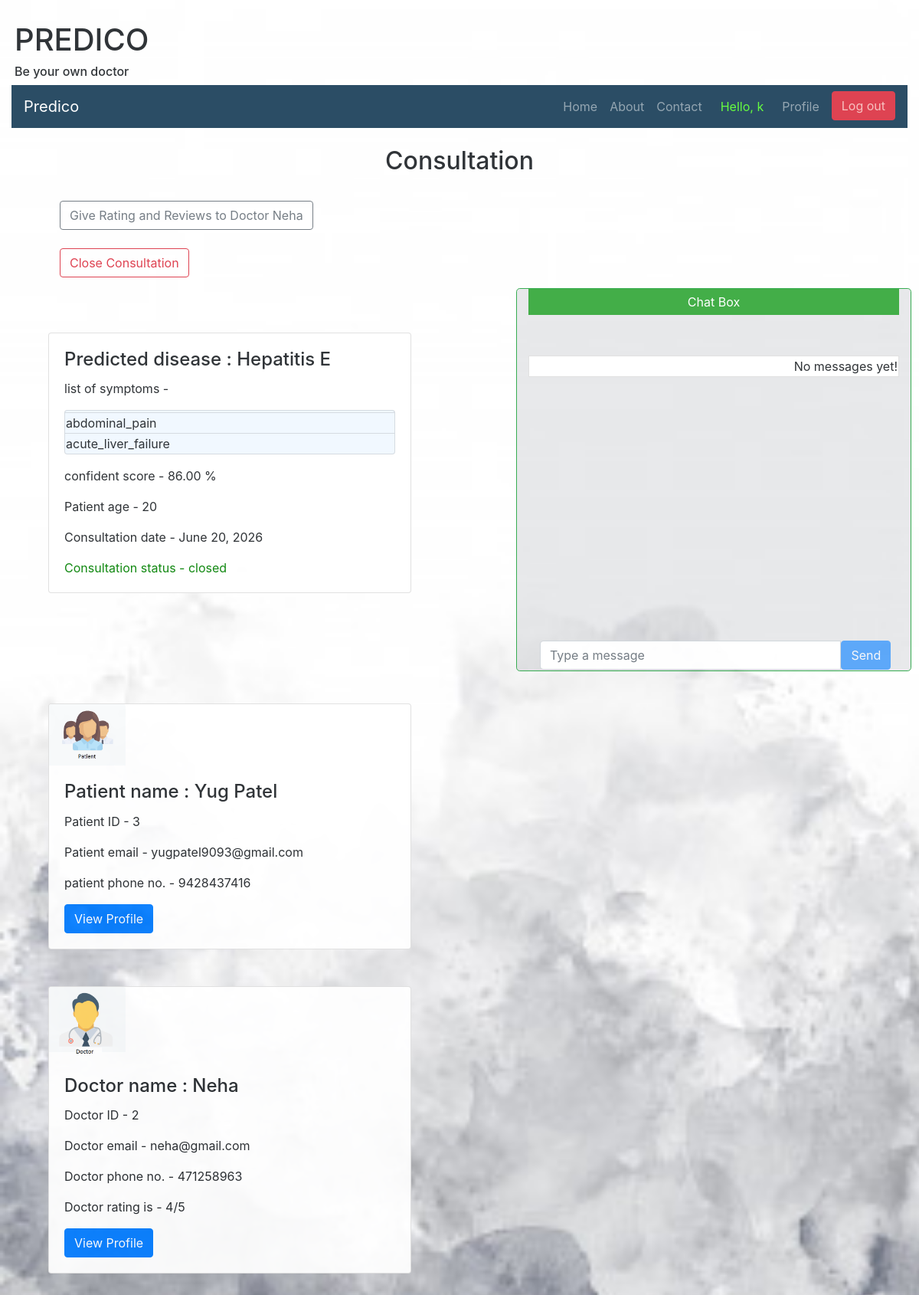
/consultationview/2 (signed in), run on the app's committed database.
### main_app/models.py (models this page shows)
class patient(models.Model):
    user = models.OneToOneField(User, on_delete=models.CASCADE, primary_key=True)
    is_patient = models.BooleanField(default=True)
    is_doctor = models.BooleanField(default=False)
    name = models.CharField(max_length = 50)
    dob = models.DateField()
    address = models.CharField(max_length = 100)
    mobile_no = models.CharField(max_length = 15)
    gender = models.CharField(max_length = 10)
    @property
    def age(self):
        today = date.today()
        db = self.dob
        age = today.year - db.year
        if today.month < db.month or today.month == db.month and today.day < db.day:
            age -= 1
        return age

class consultation(models.Model):
    patient = models.ForeignKey(patient ,null=True, on_delete=models.SET_NULL)
    doctor = models.ForeignKey(doctor ,null=True, on_delete=models.SET_NULL)
    diseaseinfo = models.OneToOneField(diseaseinfo, null=True, on_delete=models.SET_NULL)
    consultation_date = models.DateField()
    status = models.CharField(max_length = 20)

class doctor(models.Model):
    user = models.OneToOneField(User, on_delete=models.CASCADE, primary_key=True)
    is_patient = models.BooleanField(default=False)
    is_doctor = models.BooleanField(default=True)
    name = models.CharField(max_length = 50)
    dob = models.DateField()
    address = models.CharField(max_length = 100)
    mobile_no = models.CharField(max_length = 15)
    gender = models.CharField(max_length = 10)
    registration_no = models.CharField(max_length = 20)
    year_of_registration = models.DateField()
    qualification = models.CharField(max_length = 20)
    State_Medical_Council = models.CharField(max_length = 30)
    specialization = models.CharField(max_length = 30)
    rating = models.IntegerField(default=0)

class diseaseinfo(models.Model):
    patient = models.ForeignKey(patient , null=True, on_delete=models.SET_NULL)
    diseasename = models.CharField(max_length = 200)
    no_of_symp = models.IntegerField()
    symptomsname = models.JSONField(default=list)
    confidence = models.DecimalField(max_digits=5, decimal_places=2)
    consultdoctor = models.CharField(max_length = 200)

### main_app/views.py (the view)
# urls.py: path('consultationview/<int:consultation_id>', views.consultationview , name='consultationview'),
def  consultationview(request,consultation_id):
    if request.method == 'GET':
      request.session['consultation_id'] = consultation_id
      consultation_obj = consultation.objects.get(id=consultation_id)
      return render(request,'consultation/consultation.html', {"consultation":consultation_obj })

### templates/consultation/consultation.html (shortened to what this page needs)
{% extends "basic.html" %}
{% load static %}
{% block body %}
<br><center><h2> Consultation</h2>
</center>
<br>
<div class="row">
<div class="col" >
{% if user.patient.is_patient  %}
  <div class="container ml-5 mr-5">
          <button type="button" class="btn btn-outline-secondary" data-toggle="collapse" data-target="#demo">Give Rating and Reviews to Doctor {{consultation.doctor.name}}</button>
  </div>
    {% endif %}
  <div class="container mt-4 ml-5 mr-5">
          <button type="button" class="btn btn-outline-danger mb-4" data-toggle="collapse" data-target="#demo2">Close Consultation</button>
  </div>
    <div class="card mt-5 ml-5 mr-5 mb-5">
        <div class="card-body">
          <h4 class="card-title">Predicted disease : {{consultation.diseaseinfo.diseasename}}</h4>
          <p class="card-text">list of symptoms -
              <ul class="list-group" >
                {% for i in consultation.diseaseinfo.symptomsname %}
                <li class="list-group-item" style="background-color:aliceblue">{{i}}</li>
                {% endfor %}
              </ul>
          </p>
          <p class="card-text">confident score - {{consultation.diseaseinfo.confidence}} %</p>
          <p class="card-text">Patient age - {{consultation.patient.age}}</p>
          <p class="card-text">Consultation date - {{consultation.consultation_date}}</p>
          <p class="card-text" style="color: green;">Consultation status - {{consultation.status}}</p>
        </div>
    </div>
<br><br>
                            <div class="card mt-5 ml-5 mr-5 mb-5" >
                                <div class="text-center " style="width:100px">
                                    <img class="card-img-top " src="{% static 'homepage/patient.png' %}" alt="Card image" style="width:100%;">
                                </div>
                                <div class="card-body">
                                  <h4 class="card-title">Patient name : {{consultation.patient.name}}</h4>
                                  <p class="card-text">Patient ID - {{consultation.patient.user_id}}</p>
                                  <p class="card-text">Patient email - {{consultation.patient.user.email}}</p>
                                  <p class="card-text">patient phone no. - {{consultation.patient.mobile_no}}</p>
                                  <a href="{% url 'pviewprofile' consultation.patient.user.username %}" class="btn btn-primary">View Profile</a>
                                </div>
                            </div>
                                <div class="card mt-5 ml-5 mr-5 mb-5" >
                                        <div class="text-center " style="width:100px">
                                            <img class="card-img-top" src="{% static 'homepage/doctor.png' %}" alt="Card image" style="width:100%;">
                                        </div>
                                        <div class="card-body" style="display: inline-block;">
                                          <h4 class="card-title">Doctor name : {{consultation.doctor.name}}</h4>
                                          <p class="card-text">Doctor ID - {{consultation.doctor.user_id}}</p>
                                          <p class="card-text">Doctor email - {{consultation.doctor.user.email}}</p>
                                          <p class="card-text">Doctor phone no. - {{consultation.doctor.mobile_no}}</p>
                                          <p class="card-text">Doctor rating is - {{consultation.doctor.rating}}/5</p>
                                          <a href="{% url 'dviewprofile' consultation.doctor.user.username %}" class="btn btn-primary">View Profile</a>
                                        </div>
                                </div>
</div>
      <div class="col">
            <div class="container-fluid border border-success rounded-lg" id="chat_window" style="background-color: #1423301a !important;">
                                <div id="chat-body" class="panel panel-default">
                                    <center> <div class="panel-heading">Chat Box
                                             </div>  </center>
                                    <div id="msg-list-div" class="panel-body">
                                                <ul id="msg-list" class="list-group">
                                          {% include 'consultation/chat_body.html' %}
                                                </ul>
                                    </div>
                                    <br>
                                        <div id="chat-form" class="container-fluid">  {% csrf_token %}
                                            <div id="chat-bottom" class="input-group">
                                                <input type="text" id="chat-msg" name="chat-msg" class="form-control" placeholder="Type a message" />
                                            <div>
                                                    <input class="btn btn-primary" id="send" type="submit" value="Send"/>
                                        </div>
                                </div>
             </div>
</div>
</div>
{% endblock %}

### templates/basic.html (shortened to what this page needs)
﻿{% load static %}
<!doctype html>
<html lang="en">
  <head>
    <link rel="stylesheet" href="https://stackpath.bootstrapcdn.com/bootstrap/4.3.1/css/bootstrap.min.css">
    <link rel="stylesheet" href="{% static 'homepage/bootstrap/css/bootstrap.min.css' %}">
   <link rel="stylesheet" href="{% static 'homepage/bootstrap/css/bootstrap.min.css' %}">
   <link rel="stylesheet" href="{% static 'homepage/css.css' %}">
  </head>
  <body>
      <div class="container-fluid">
          <div class="page-header mt-1 mb-1 ml-1 ">
          <h1>PREDICO</h1>
          <h6>Be your own doctor </h6>
        </div>
          <nav class="navbar navbar-expand-lg navbar-dark" style="background-color: #1b405a;">
              <a class="navbar-brand" href="{% url 'home' %}">Predico </a>
              <div class="collapse navbar-collapse" id="navbarSupportedContent">
                  <ul class="navbar-nav ml-auto">
                      <li class="nav-item">
                          <a class="nav-link" href="{% url 'home' %}">Home</a>
                      </li>
                      <li class="nav-item">
                          <a class="nav-link" href="{% url 'home' %}">About</a>
                      </li>
                      <li class="nav-item">
                          <a class="nav-link" href="{% url 'home' %}">Contact</a>
                      </li>
                    {% if user.is_authenticated %}
                      {% if user.patient %}
                      <li class="nav-item ml-2">
                      <li class="nav-link" href="{% url 'patient_ui' %}" style="color: rgb(91, 252, 50);">Hello, {{user.patient.name}}</li>
                      </li>
                      <li class="nav-item ml-2">
                          <a class="nav-link" href="{% url 'patient_ui' %}">Profile</a>
                          </li>
                      {% endif %}
                      <li class="nav-item ml-2">
      <button class="btn btn-danger btn-xs" data-toggle="modal" data-target="#logout-modal" style="color: rgb(247, 190, 188);">Log out</button>
                      </li>
                      {% endif %}
                  </ul>
              </div>
          </nav>
  {% block body %}
  {% endblock %}
</div>
</body>
</html>

### templates/consultation/consultation.html (style rules this page uses)
#chat_window { position: fixed; max-height: 500px; bottom: 4%; top: 22%; right: 10px; max-width: 43%; min-width: 43%; }
#chat-form { position: absolute; bottom: 1px; float: bottom; width: 95%; }
.panel-heading { position: relative; background-color: #35a83b; padding: 5px; margin-bottom: 5px ; color: #fff; }
.panel-body { overflow-y: scroll; max-height:400px; width: auto; top: 10px; bottom: 20px; }
body { position: relative; box-shadow: 0px 0px 20px 0px rgb(219, 218, 218) !important; background-color: #5f94c21a !important; }
.list-group-item { display: block; padding: 1px !important; }
.container { max-width:1170px; margin:auto; }
img { max-width:100%; }

### data on the page
consultation: doctor.name "Neha", diseaseinfo.diseasename "Hepatitis E", diseaseinfo.confidence "86.00", patient.age "20", consultation_date "June 20, 2026", status "closed", patient.name "Yug Patel", patient.user_id "3", patient.user.email "yugpatel9093@gmail.com", patient.mobile_no "9428437416", doctor.user_id "2", doctor.user.email "neha@gmail.com", doctor.mobile_no "471258963", doctor.rating "4"

### other printed values
{{ user.patient.name }} "k"
{{ i }} "abdominal_pain" "acute_liver_failure"
